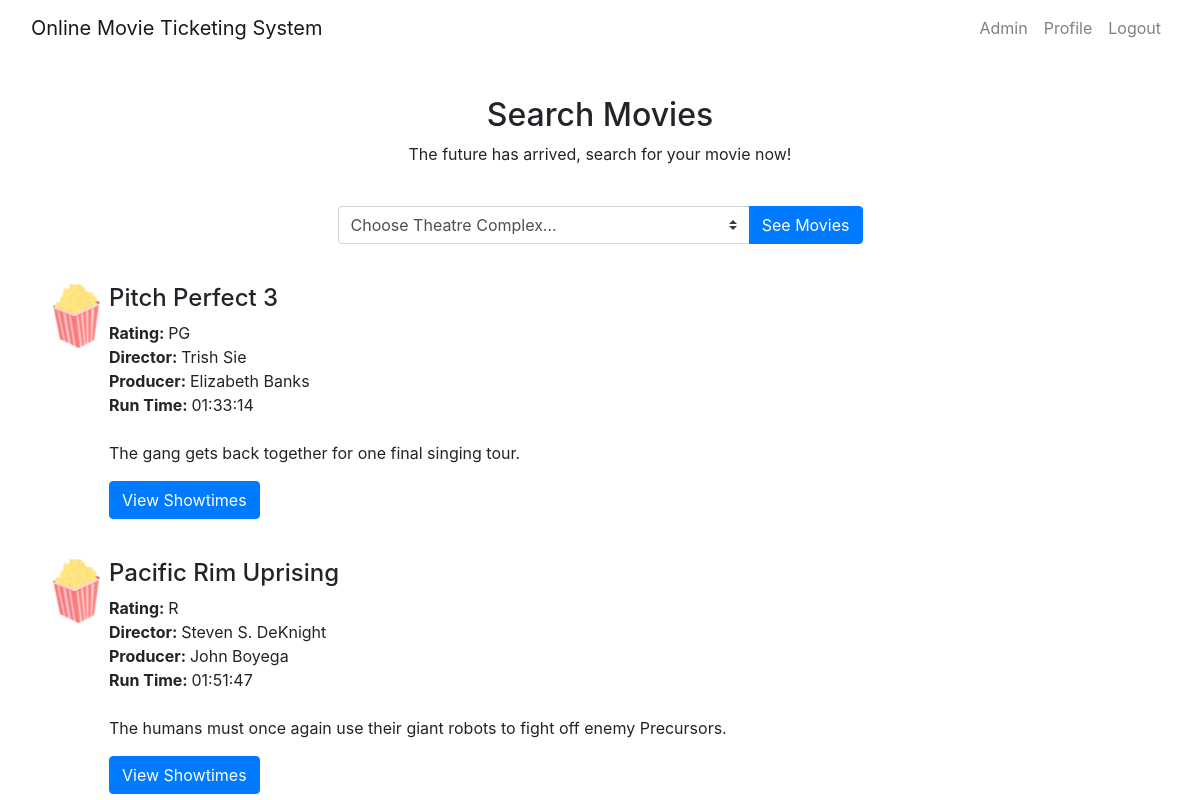
Screenshot of /movies.php?complex_select=1 (signed in) with the database file from the repository.
### tables this page shows
CREATE TABLE movie (
	id INTEGER NOT NULL AUTO_INCREMENT,
	title varchar(50) NOT NULL,
	run_time TIME NOT NULL,
	rating varchar(3) NOT NULL,
	plot_synopsis varchar(300) NOT NULL,
	director varchar(50) NOT NULL,
	producer varchar(50) NOT NULL,
	supplier_id INTEGER NOT NULL,
	image varchar(100),
	PRIMARY KEY (id),
	FOREIGN KEY (supplier_id) REFERENCES supplier(id)
);

### movies.php (the view, shortened to what this page needs)
<?php include 'templates/header.php' ?>
<?php include 'templates/navbar.php' ?>
<div class="container">
	<div class="col-xs-12 col-sm-8 offset-sm-2 col-md-6 offset-md-3" style="margin-top: 40px; text-align: center;">
		<h2>Search Movies</h2>
		<p>The future has arrived, search for your movie now!</p>
		<br />
		<?php
			try {
				require "config.php";
				$connection = new PDO($dsn, $username, $password, $options);
				$sql = "SELECT *
					FROM theatre_complex";
			}
			catch(PDOException $error) {
				echo $sql . "<br>" . $error->getMessage();
			}
			echo '
					<form action="movies.php" id="movie_complex">
						<div class="input-group mb-3">
							<select class="custom-select" id="complex_select" name="complex_select" style="width: 250px;">
							<option selected value="-1">Choose Theatre Complex...</option>';
							echo '
							</select>
							<div class="input-group-append">
								<button class="btn btn-primary" type="button submit">See Movies</button>
							</div>
						</div>
					</form>
				</div>
				';
				if (isset($_GET['complex_select']) && $_GET['complex_select'] != -1) {
					$complexId = $_GET['complex_select'];
					$sql2 = "SELECT * FROM movie
						INNER JOIN showing ON showing.movie_id = movie.id
						INNER JOIN theatre ON theatre.id = showing.theatre_id
						INNER JOIN theatre_complex ON theatre_complex.id = theatre.theatre_complex_id
						WHERE theatre_complex.id=:complexId";
					$smt = $connection->prepare($sql2);
					$smt->bindParam(':complexId', $complexId, PDO::PARAM_STR);
					$smt->execute();
					$res = $smt->fetchAll();
					if($res && $smt->rowCount() == 0) {
						echo '<div class="alert alert-danger" role="alert">No movies currently playing at this theatre complex!</div>';
					} else {
						foreach ($res as $row) {
						echo'
							<div class="media" style="margin-top: 40px;">
								<div class="media-left">
									<a href="#">
										<img class="media-object" src="assets/img/favicon.ico" alt="">
									</a>
								</div>
								<div class="media-body">
									<h4 class="media-heading">'.$row[1].'</h4>
									<b>Rating: </b>'.$row[3].'
									<br />
									<b>Director: </b>'.$row[5].'
									<br />
									<b>Producer: </b>'.$row[6].'
									<br />
									<b>Run Time: </b>'.$row[2].'
									<br />
									<br />
									<p>
										'.$row[4].'
									</p>
									<button type="button" class="btn btn-primary">View Showtimes</button>
								</div>
							</div>
							';
						}
					}
				} else {
					echo '<div class="alert alert-danger" role="alert">Please select a valid theatre complex!</div>';
				}
		?>
</div>

### rows the page displays
movie: title "Pitch Perfect 3", rating "PG", director "Trish Sie", producer "Elizabeth Banks", run_time "01:33:14", plot_synopsis "The gang gets back together for one final singing tour."
movie: title "Pacific Rim Uprising", rating "R", director "Steven S. DeKnight", producer "John Boyega", run_time "01:51:47", plot_synopsis "The humans must once again use their giant robots to fight off enemy Precursors."
